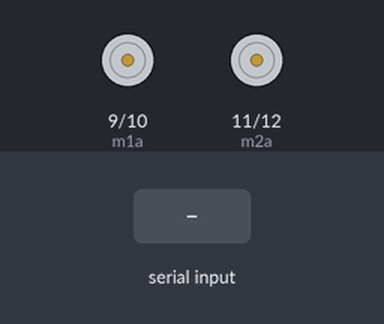
Recording of a sketch running on a simulated Arduino Uno, built with avr-gcc and run on an emulated ATmega328P. On the bench: motor-driver pin pairs drawn as motors (green arrow = first pin HIGH = forward, orange = second pin HIGH = backward, longer = more drive). The test bench sets the inputs (shaded band).

Above: at 1.2 s.
1.3 s: "a" received over Serial
At 1.9 s:
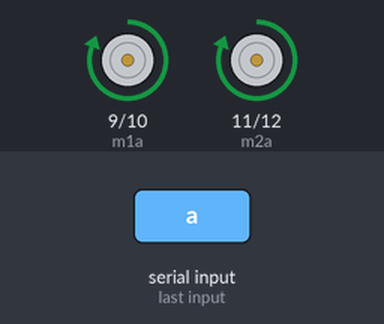
2.8 s: "i" received over Serial
At 4.0 s:
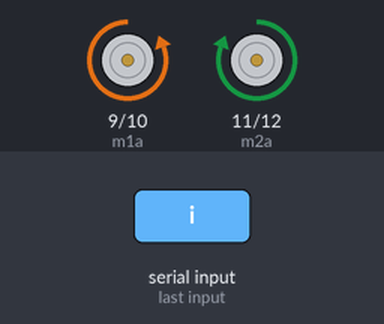
4.3 s: "d" received over Serial
At 5.3 s:
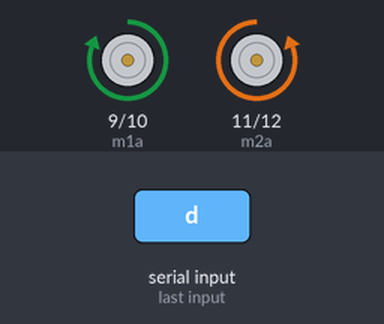
5.8 s: "h" received over Serial
At 6.5 s:
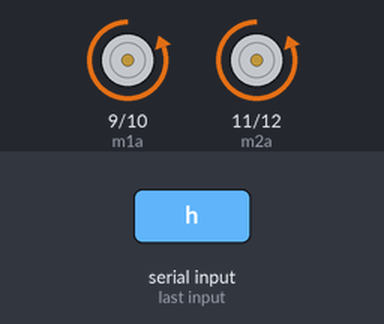
7.3 s: "p" received over Serial
At 7.6 s:
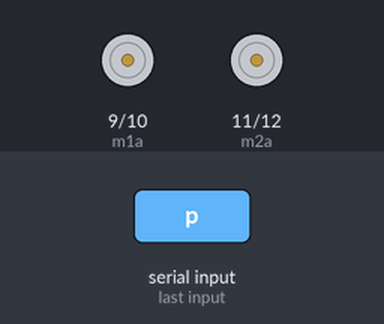
Timing chart, 0 to 9.8 s (numbered marks = the images above; inputs shaded):
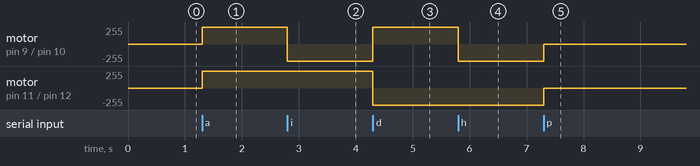

Measured:
- after the input at 1.3 s, motor on pin 9 (m1a) / pin 10 (m1b), motor on pin 11 (m2a) / pin 12 (m2b): stopped → forward 255/255 at once
- after the input at 2.8 s, motor on pin 9 (m1a) / pin 10 (m1b): forward 255/255 → backward 255/255 at once
- after the input at 4.3 s, motor on pin 9 (m1a) / pin 10 (m1b): backward 255/255 → forward 255/255 at once; motor on pin 11 (m2a) / pin 12 (m2b): forward 255/255 → backward 255/255 at once
- after the input at 5.8 s, motor on pin 9 (m1a) / pin 10 (m1b): forward 255/255 → backward 255/255 at once
- after the input at 7.3 s, motor on pin 9 (m1a) / pin 10 (m1b), motor on pin 11 (m2a) / pin 12 (m2b): backward 255/255 → stopped at once

The sketch:

ej_carro_rf_gede_1.ino
```cpp
// se crea una variable para guardar los datos enviados por serial
char dato;

//----------------------ubico motores-----------------------
// motor derecho
const int m1a = 9;
const int m1b = 10;
// motor izquierdo
const int m2a = 11;
const int m2b = 12;

//---------------configuro serial y puertos-----------------
void setup() {
  // incializo serial
  Serial. begin(9600);
  // configuro las salidas para el l293 que controla los motores
  pinMode(m1a, OUTPUT);
  pinMode(m1b, OUTPUT);
  pinMode(m2a, OUTPUT);
  pinMode(m2b, OUTPUT);
}
//-------------------programa principal---------------------
void loop() {
  // leo el dato y lo convierto a caracter
  dato = (char)Serial.read();

  // dependiendo del valor recibido, ejecuto una secuencia para mover el vehiculo
  if(dato == 'a'){
  digitalWrite(m1a, 1);
  digitalWrite(m1b, 0);
  digitalWrite(m2a, 1);
  digitalWrite(m2b, 0);
  }
   if(dato == 'i'){
  digitalWrite(m1a, 0);
  digitalWrite(m1b, 1);
  digitalWrite(m2a, 1);
  digitalWrite(m2b, 0);
  }
  if(dato == 'd'){
  digitalWrite(m1a, 1);
  digitalWrite(m1b, 0);
  digitalWrite(m2a, 0);
  digitalWrite(m2b, 1);
  }
  if(dato == 'p'){
  digitalWrite(m1a, 0);
  digitalWrite(m1b, 0);
  digitalWrite(m2a, 0);
  digitalWrite(m2b, 0);
  }
  if(dato == 'h'){
  digitalWrite(m1a, 0);
  digitalWrite(m1b, 1);
  digitalWrite(m2a, 0);
  digitalWrite(m2b, 1);
  }
}
```
